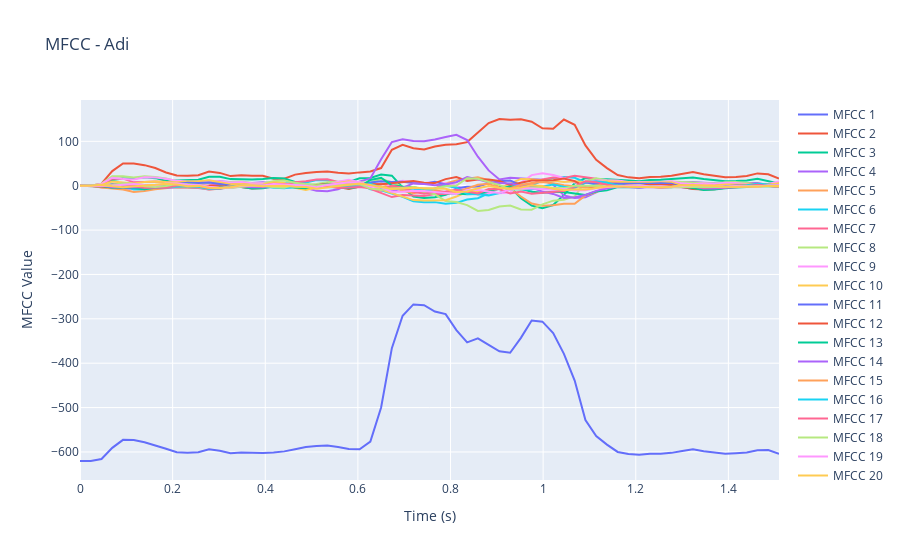
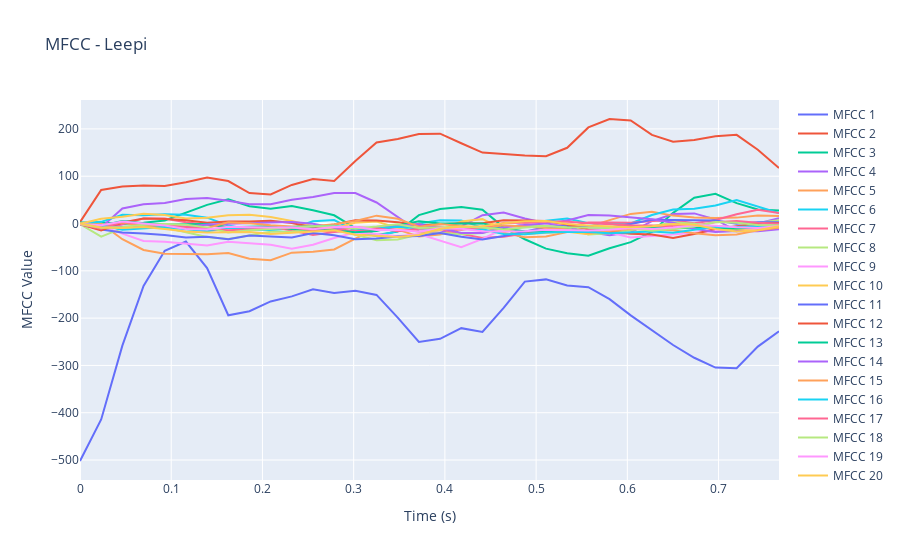

Source (notebook cell) for these figures, in order:
### Markdown cell above
# **TRY1 only with svt (rm background silence)**

### Code cell
def visualize_mfcc(data, sr, title):
    t = librosa.frames_to_time(np.arange(len(data[0])))

    fig = go.Figure()
    for i in range(len(data)):
        fig.add_trace(go.Scatter(x=t, y=data[i], mode='lines', name=f'MFCC {i+1}'))

    fig.update_layout(title_text=title, xaxis_title='Time (s)', yaxis_title='MFCC Value')
    fig.show()

# Example usage
data_adi, sr_adi = librosa.load('sound/adi.wav', sr=16000, mono=True)
data_leepi, sr_leepi = librosa.load('sound/leepi.wav', sr=16000, mono=True)

df_adi = librosa.feature.mfcc(y=data_adi, sr=sr_adi, n_mfcc=20)
df_leepi = librosa.feature.mfcc(y=data_leepi, sr=sr_leepi, n_mfcc=20)

visualize_mfcc(df_adi, sr_adi, title='MFCC - Adi')
visualize_mfcc(df_leepi, sr_leepi, title='MFCC - Leepi')

# mfccs = librosa.feature.mfcc(y=data_adi, sr=sr_adi, n_mfcc=20)
